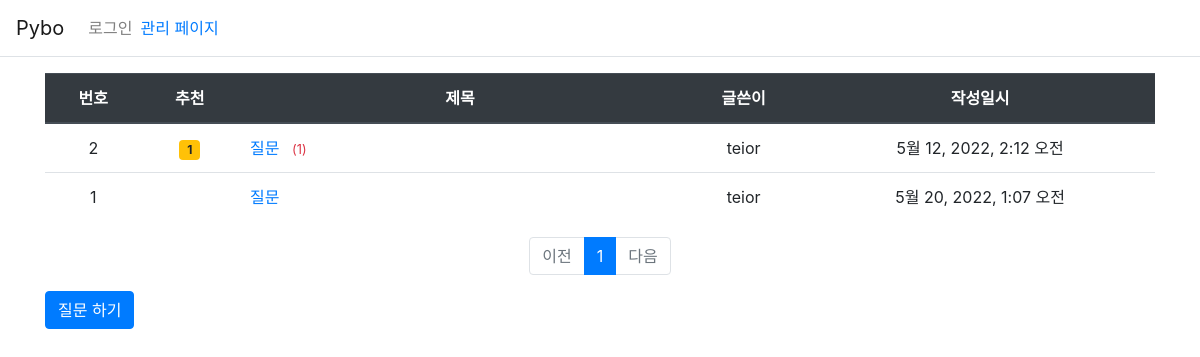
Screenshot of /pybo/ with the database file from the repository.
### pybo/models.py (models this page shows, shortened)
class Question(models.Model):
    author = models.ForeignKey(User, on_delete=models.CASCADE, related_name='author_question')   # 계정 삭제시 데이터 전부 삭제
    subject = models.CharField(max_length=200)
    modify_date = models.DateTimeField(null=True, blank=True)     # 수정 일시
    content = models.TextField()
    create_date = models.DateTimeField()
    voter = models.ManyToManyField(User, related_name='voter_question')

### pybo/views/base_views.py (the view)
# urls.py: path('', base_views.index, name='index'),  # 페이지 에 해당 하는 urlpatterns9
def index(request):
    page = request.GET.get('page', '1')
    question_list = Question.objects.order_by('create_date')
    paginator = Paginator(question_list, 10)  # 페이지 당 질문 10개 보여 주기
    page_obj = paginator.get_page(page)
    context = {'question_list': page_obj}
    return render(request, 'pybo/question_list.html', context)

### pybo/templatetags/pybo_filter.py (called while the page is built)
@register.filter
def sub(value, arg):
    return value - arg

### templates/pybo/question_list.html
{% extends 'base.html' %}
{% load pybo_filter %}
{% block content %}
<div class="container my-3">
    <table class="table">
        <thead>
        <tr class="text-center thead-dark">
            <th>번호</th>
            <th>추천</th>
            <th style="width:40%">제목</th>
            <th>글쓴이</th>
            <th>작성일시</th>
        </tr>
        </thead>
        <tbody>
        {% if question_list %}
        {% for question in question_list %}
        <tr class="text-center">
            <td>{{ question_list.paginator.count|sub:question_list.start_index|sub:forloop.counter0|add:1 }}</td>
             <td>
                {% if question.voter.all.count > 0 %}
                <span class="badge badge-warning px-2 py-1">
                    {{ question.voter.all.count }}
                </span>
                {% endif %}
            </td>
            <td class="text-left">
                <a href="{% url 'pybo:detail' question.id %}">{{ question.subject }}</a>
                    {% if question.answer_set.count > 0 %}
                    <span class="text-danger small ml-2">
                      ({{ question.answer_set.count }})
                    </span>
                    {% endif %}
            </td>
            <td>{{ question.author.username }}</td>
            <td>{{ question.create_date }}</td>
        </tr>
        {% endfor %}
        {% else %}
        <tr>
            <td colspan="3">질문이 없습니다</td>
        </tr>
        {% endif %}
        </tbody>
    </table>
    <ul class="pagination justify-content-center">
        {% if question_list.has_previous %}
        <li class="page-item">
            <a class="page-link" href="?page={{ question_list.previous_page_number }}">
                이전
            </a>
        </li>
        {% else %}
        <li class="page-item disabled">
            <a class="page-link" tabindex="-1" aria-disabled="true" href="#">
                이전
            </a>
        </li>
        {% endif %}
        {% for page_number in question_list.paginator.page_range %}
        {% if page_number >= question_list.number|add:-5 and page_number <= question_list.number|add:5 %}
            {% if page_number == question_list.number %}
            <li class="page-item active" aria-current="page">
                <a class="page-link" href="?page={{ page_number }}">
                    {{ page_number }}
                    </a>
            </li>
            {% else %}
            <li class="page-item">
                <a class="page-link" href="?page={{ page_number }}">
                    {{ page_number }}
                </a>
            </li>
            {% endif %}
        {% endif %}
        {% endfor %}
        {% if question_list.has_next %}
        <li class="page-item">
            <a class="page-link" href="?page={{ question_list.next_page_number }}">
                다음
            </a>
        </li>
        {% else %}
        <li class="page-item disabled"?>
            <a class="page-link" tabindex="-1" aria-disabled="true" href="#">
                다음
            </a>
        </li>
        {% endif %}
    </ul>
    <a href="{% url 'pybo:question_create' %}" class="btn btn-primary">
        질문 하기
    </a>
</div>
{% endblock %}

### rows the page displays
Question: paginator.count|sub "2", voter.all.count "1", subject "질문", answer_set.count "1", author.username "teior", create_date "5월 12, 2022, 2:12 오전"
Question: paginator.count|sub "1", subject "질문", author.username "teior", create_date "5월 20, 2022, 1:07 오전"

### other values shown
{{ page_number }} "1"
